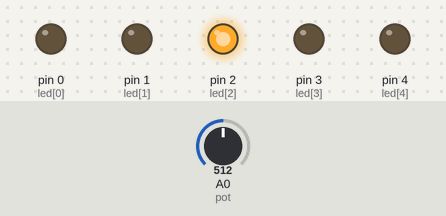
The sketch below on a simulated Arduino Uno, built with avr-gcc and run on an emulated ATmega328P. Parts: output pins drawn as LEDs (lit = HIGH). The test bench sets the inputs (shaded band); at power-on: A0 (pot) = 512.

Above: at 1.2 s.
1.3 s: A0 (pot) set to 583
4.3 s: A0 (pot) set to 611
At 4.9 s:
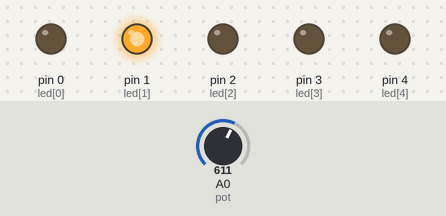
7.3 s: A0 (pot) set to 793
10.3 s: A0 (pot) set to 809
At 10.9 s:
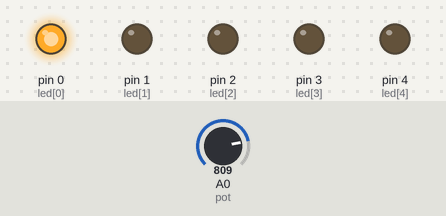
13.3 s: A0 (pot) set to 390
At 13.9 s:
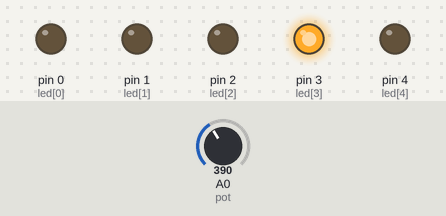
16.3 s: A0 (pot) set to 416
At 16.9 s:
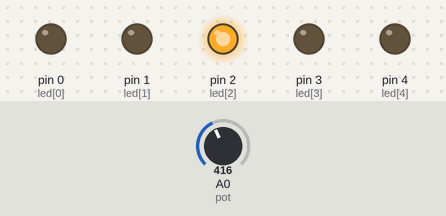
Timing chart, 0 to 19.3 s (numbered marks = the images above; inputs shaded):
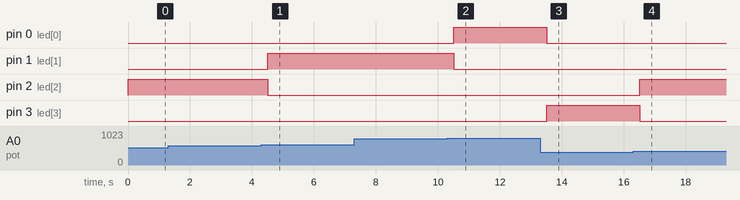

Measured:
- the behaviour switches between 600 and 601 on A0 (pot) (found by bisection; images 0 and 1)
- the behaviour switches between 800 and 801 on A0 (pot) (found by bisection; images 1 and 2)
- the behaviour switches between 400 and 401 on A0 (pot) (found by bisection; images 3 and 4)
- after the input at 4.3 s, pin 1 (led[1]): LOW → HIGH after 0.20 s; pin 2 (led[2]): HIGH → LOW after 0.20 s
- after the input at 10.3 s, pin 0 (led[0]): LOW → HIGH after 0.21 s; pin 1 (led[1]): HIGH → LOW after 0.21 s
- after the input at 13.3 s, pin 0 (led[0]): HIGH → LOW after 0.21 s; pin 3 (led[3]): LOW → HIGH after 0.21 s
- after the input at 16.3 s, pin 2 (led[2]): LOW → HIGH after 0.21 s; pin 3 (led[3]): HIGH → LOW after 0.21 s

The sketch:

3_pas_led_diod_s_potenciometrom.ino
```cpp
byte led[] = {0,1,2,3,4}; //pole s piny pripojenych LED diod
byte pot = A0;
 int val;

 void setup() {
 pinMode(led[0], OUTPUT);
 pinMode(led[1], OUTPUT);
 pinMode(led[2], OUTPUT);
 pinMode(led[3], OUTPUT);
 pinMode(led[4], OUTPUT);
 }
 void loop(){
 val = analogRead(pot);

 if(val > 800){
 digitalWrite(led[0],HIGH);
 }
 else if(val > 600){
 digitalWrite(led[1],HIGH);
 }
 else if(val > 400){
 digitalWrite(led[2],HIGH);
 }
 else if(val > 200){
 digitalWrite(led[3],HIGH);
 }
 else{
 digitalWrite(led[4],HIGH);
 }


delay(250);

 digitalWrite(led[0],LOW);
 digitalWrite(led[1],LOW);
 digitalWrite(led[2],LOW);
 digitalWrite(led[3],LOW);
 digitalWrite(led[4],LOW);

}
```
